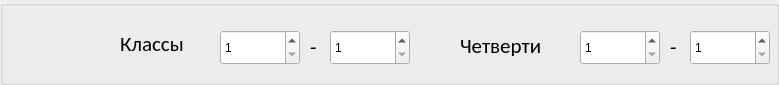
         <widget class="QGroupBox" name="groupBox_4">
          <property name="sizePolicy">
           <sizepolicy hsizetype="MinimumExpanding" vsizetype="Preferred">
            <horstretch>0</horstretch>
            <verstretch>0</verstretch>
           </sizepolicy>
          </property>
          <property name="minimumSize">
           <size>
            <width>300</width>
            <height>85</height>
           </size>
          </property>
          <property name="title">
           <string/>
          </property>
          <widget class="QLabel" name="label_5">
           <property name="geometry">
            <rect>
             <x>120</x>
             <y>30</y>
             <width>82</width>
             <height>27</height>
            </rect>
           </property>
           <property name="sizePolicy">
            <sizepolicy hsizetype="Preferred" vsizetype="Preferred">
             <horstretch>0</horstretch>
             <verstretch>0</verstretch>
            </sizepolicy>
           </property>
           <property name="maximumSize">
            <size>
             <width>87</width>
             <height>27</height>
            </size>
           </property>
           <property name="font">
            <font>
             <family>Calibri</family>
             <pointsize>16</pointsize>
            </font>
           </property>
           <property name="text">
            <string>Классы</string>
           </property>
          </widget>
          <widget class="QSpinBox" name="class1">
           <property name="geometry">
            <rect>
             <x>220</x>
             <y>30</y>
             <width>80</width>
             <height>35</height>
            </rect>
           </property>
           <property name="sizePolicy">
            <sizepolicy hsizetype="Fixed" vsizetype="Fixed">
             <horstretch>0</horstretch>
             <verstretch>0</verstretch>
            </sizepolicy>
           </property>
           <property name="minimumSize">
            <size>
             <width>80</width>
             <height>35</height>
            </size>
           </property>
           <property name="minimum">
            <number>1</number>
           </property>
           <property name="maximum">
            <number>11</number>
           </property>
          </widget>
          <widget class="QLabel" name="label_6">
           <property name="geometry">
            <rect>
             <x>310</x>
             <y>30</y>
             <width>8</width>
             <height>33</height>
            </rect>
           </property>
           <property name="sizePolicy">
            <sizepolicy hsizetype="Fixed" vsizetype="Fixed">
             <horstretch>0</horstretch>
             <verstretch>0</verstretch>
            </sizepolicy>
           </property>
           <property name="font">
            <font>
             <family>Calibri</family>
             <pointsize>16</pointsize>
            </font>
           </property>
           <property name="text">
            <string>-</string>
           </property>
          </widget>
          <widget class="QSpinBox" name="class2">
           <property name="geometry">
            <rect>
             <x>330</x>
             <y>30</y>
             <width>80</width>
             <height>35</height>
            </rect>
           </property>
           <property name="sizePolicy">
            <sizepolicy hsizetype="Fixed" vsizetype="Fixed">
             <horstretch>0</horstretch>
             <verstretch>0</verstretch>
            </sizepolicy>
           </property>
           <property name="minimumSize">
            <size>
             <width>80</width>
             <height>35</height>
            </size>
           </property>
           <property name="minimum">
            <number>1</number>
           </property>
           <property name="maximum">
            <number>11</number>
           </property>
          </widget>
          <widget class="QLabel" name="label_3">
           <property name="geometry">
            <rect>
             <x>460</x>
             <y>30</y>
             <width>103</width>
             <height>31</height>
            </rect>
           </property>
           <property name="font">
            <font>
             <family>Calibri</family>
             <pointsize>16</pointsize>
            </font>
           </property>
           <property name="text">
            <string>Четверти</string>
           </property>
          </widget>
          <widget class="QSpinBox" name="term1">
           <property name="geometry">
            <rect>
             <x>580</x>
             <y>30</y>
             <width>80</width>
             <height>35</height>
            </rect>
           </property>
           <property name="sizePolicy">
            <sizepolicy hsizetype="Fixed" vsizetype="Fixed">
             <horstretch>0</horstretch>
             <verstretch>0</verstretch>
            </sizepolicy>
           </property>
           <property name="minimumSize">
            <size>
             <width>80</width>
             <height>35</height>
            </size>
           </property>
           <property name="minimum">
            <number>1</number>
           </property>
           <property name="maximum">
            <number>4</number>
           </property>
          </widget>
          <widget class="QLabel" name="label_4">
           <property name="geometry">
            <rect>
             <x>670</x>
             <y>30</y>
             <width>8</width>
             <height>33</height>
            </rect>
           </property>
           <property name="font">
            <font>
             <family>Calibri</family>
             <pointsize>16</pointsize>
            </font>
           </property>
           <property name="text">
            <string>-</string>
           </property>
          </widget>
          <widget class="QSpinBox" name="term2">
           <property name="geometry">
            <rect>
             <x>690</x>
             <y>30</y>
             <width>80</width>
             <height>35</height>
            </rect>
           </property>
           <property name="sizePolicy">
            <sizepolicy hsizetype="Fixed" vsizetype="Fixed">
             <horstretch>0</horstretch>
             <verstretch>0</verstretch>
            </sizepolicy>
           </property>
           <property name="minimumSize">
            <size>
             <width>80</width>
             <height>35</height>
            </size>
           </property>
           <property name="maximumSize">
            <size>
             <width>80</width>
             <height>35</height>
            </size>
           </property>
           <property name="acceptDrops">
            <bool>false</bool>
           </property>
           <property name="layoutDirection">
            <enum>Qt::LeftToRight</enum>
           </property>
           <property name="minimum">
            <number>1</number>
           </property>
           <property name="maximum">
            <number>4</number>
           </property>
          </widget>
         </widget>
